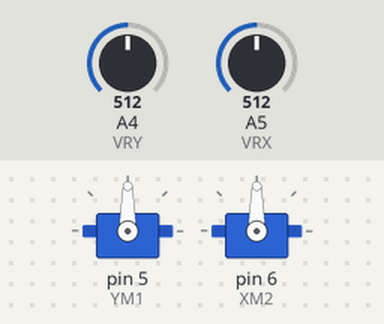
Bench run of a sketch on a simulated Arduino Uno, built with avr-gcc and run on an emulated ATmega328P. On the bench: 2 × servo. The test bench sets the inputs (shaded band); at power-on: A4 (VRY) = 512, A5 (VRX) = 512.

Above: at 1.2 s.
1.3 s: A4 (VRY) set to 716
At 2.0 s:
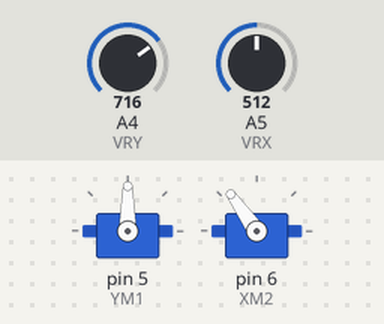
2.8 s: A5 (VRX) set to 716
At 3.4 s:
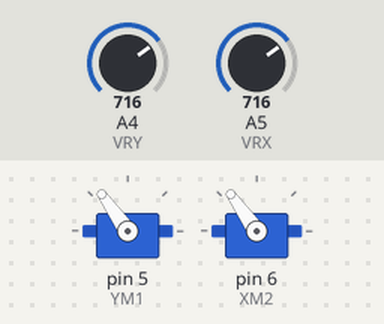
4.3 s: A4 (VRY) set to 900
At 4.8 s:
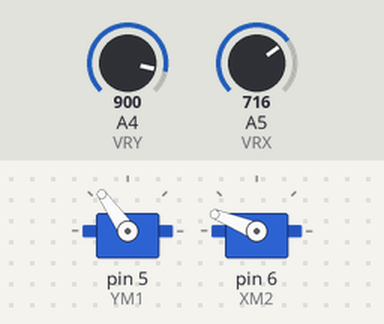
5.8 s: A5 (VRX) set to 900
At 6.2 s:
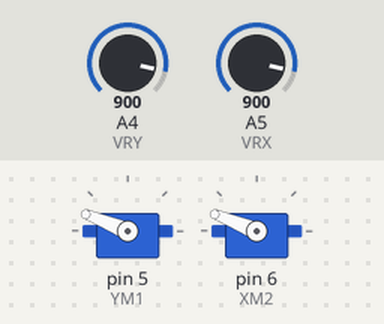
7.3 s: A4 (VRY) set to 1023
At 7.6 s:
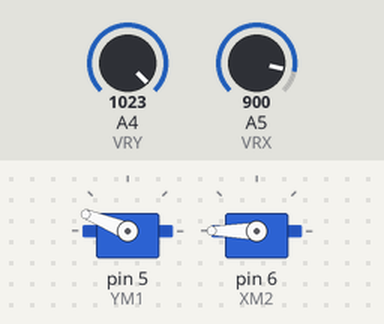
8.8 s: A5 (VRX) set to 1023
At 10.2 s:
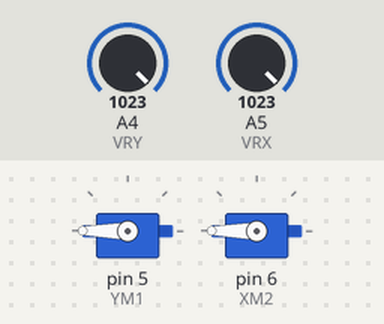
Timing chart, 0 to 11.3 s (numbered marks = the images above; inputs shaded):
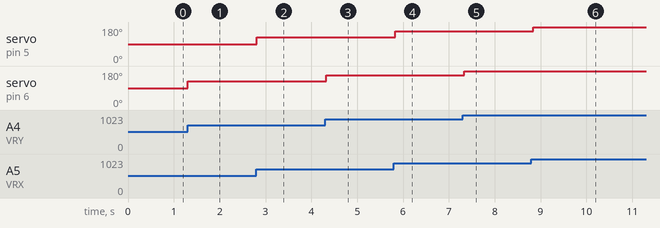

The sketch:

TwoAxisServo_1.ino
```cpp
// 2017/09/04
// Faya-Nugget 範例程式 (TwoAxisServo_1.ino)
// 單元: 模組介紹:faya雙軸伺服馬達模組
// 網址: https://fayalab.blogspot.com/2017/08/2axisServo.html
// 目標: (1) 左右移動搖桿時，伺服馬達左右擺動
//       (2) 上下移動搖桿時，伺服馬達上下轉動
// 接線: Arduino ==> faya模組
//             5 ==> YM1 (雙軸伺服馬達模組)
//             6 ==> XM2 (雙軸伺服馬達模組)
//            A5 ==> VRX (搖桿模組)
//            A4 ==> VRY (搖桿模組)

#define  YM1  5    // YM1連到5腳
#define  XM2  6    // XM2連到6腳
#define  VRX  A5   // VRX連到A5腳
#define  VRY  A4   // VRY連到A4腳

#include <Servo.h>    //使用伺服馬達函示庫

Servo fayaServoYM1;		// 建構servo物件 : ServoYM1 (控制上方伺服馬達)
Servo fayaServoXM2;		// 建構servo物件 : ServoXM2 (控制下方伺服馬達)
int val_VRX, val_VRY;		// 搖桿X-Y埠的讀取變數

void setup()
{
   fayaServoYM1.attach(YM1); 	 // 伺服馬達YM1連接第5腳
   fayaServoXM2.attach(XM2); 	 // 伺服馬達XM2連接第6腳
   pinMode(VRX, INPUT);   // A5為輸入腳位，偵測VRX值
   pinMode(VRY, INPUT);   // A4為輸入腳位，偵測VRY值
}

void loop()
{
   val_VRX = analogRead(VRX);	              // 讀取搖桿VRX電壓 (0~1023)
   val_VRX = map(val_VRX,0,1023, 0,180);	  // 將讀取值對應到 (0~180)
   fayaServoYM1.write(val_VRX); 	          // 利用對應值控制驅動角度
   val_VRY = analogRead(VRY);	              // 讀取搖桿VRY電壓 (0~1023)
   val_VRY = map(val_VRY,0,1023, 0,180);	  // 將讀取值對應到 (0~180)
   fayaServoXM2.write(val_VRY); 	          // 利用對應值控制驅動角度
   delay(100);
}
```

Measured:
- after the input at 1.3 s, servo on pin 6 (XM2): 90° → 125° at once
- after the input at 2.8 s, servo on pin 5 (YM1): 90° → 125° at once
- after the input at 4.3 s, servo on pin 6 (XM2): 125° → 158° at once
- after the input at 5.8 s, servo on pin 5 (YM1): 125° → 158° at once
- after the input at 7.3 s, servo on pin 6 (XM2): 158° → 180° at once
- after the input at 8.8 s, servo on pin 5 (YM1): 158° → 180° at once
